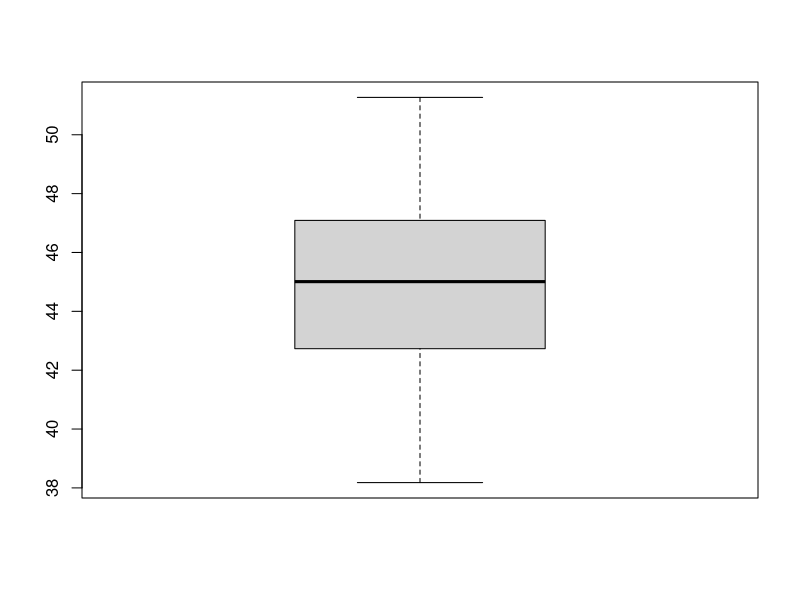
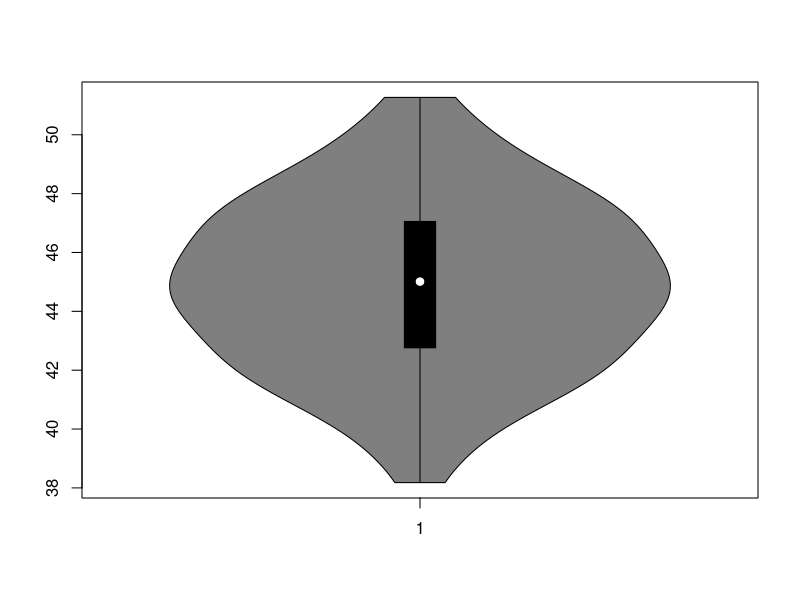

These charts were generated, in order, by the following R code:
library("vioplot")

x <- scan('meas.txt')

print(paste('Mean =', mean(x)))
print(paste('Trimmed Mean =', mean(x, trim = 0.05)))

print(paste('Median =', median(x)))
print(paste("Standaard afwijking =", sd(x)))
print(paste("Interkwartiel afstand =", quantile(x, 0.75) - quantile(x, 0.25)))


cat('New Data points x_101 = 100 \n \n')

x2 <- c(x, 100)

print(paste('Mean =', mean(x2)))
print(paste('Trimmed Mean =', mean(x2, trim = 0.05)))

print(paste('Median =', median(x2)))
print(paste("Standaard afwijking =", sd(x2)))
print(paste("Interkwartiel afstand =", quantile(x2, 0.75) - quantile(x2, 0.25)))

cat('New Data points x_101 = 100 \n \n')

x2 <- c(x, 100000)

print(paste('Mean =', mean(x2)))
print(paste('T     Nrimmed Mean =', mean(x2, trim = 0.05)))

print(paste('Median =', median(x2)))
print(paste("Standaard afwijking =", sd(x2)))
print(paste("Interkwartiel afstand =", quantile(x2, 0.75) - quantile(x2, 0.25)))

boxplot(x)
vioplot(x)
